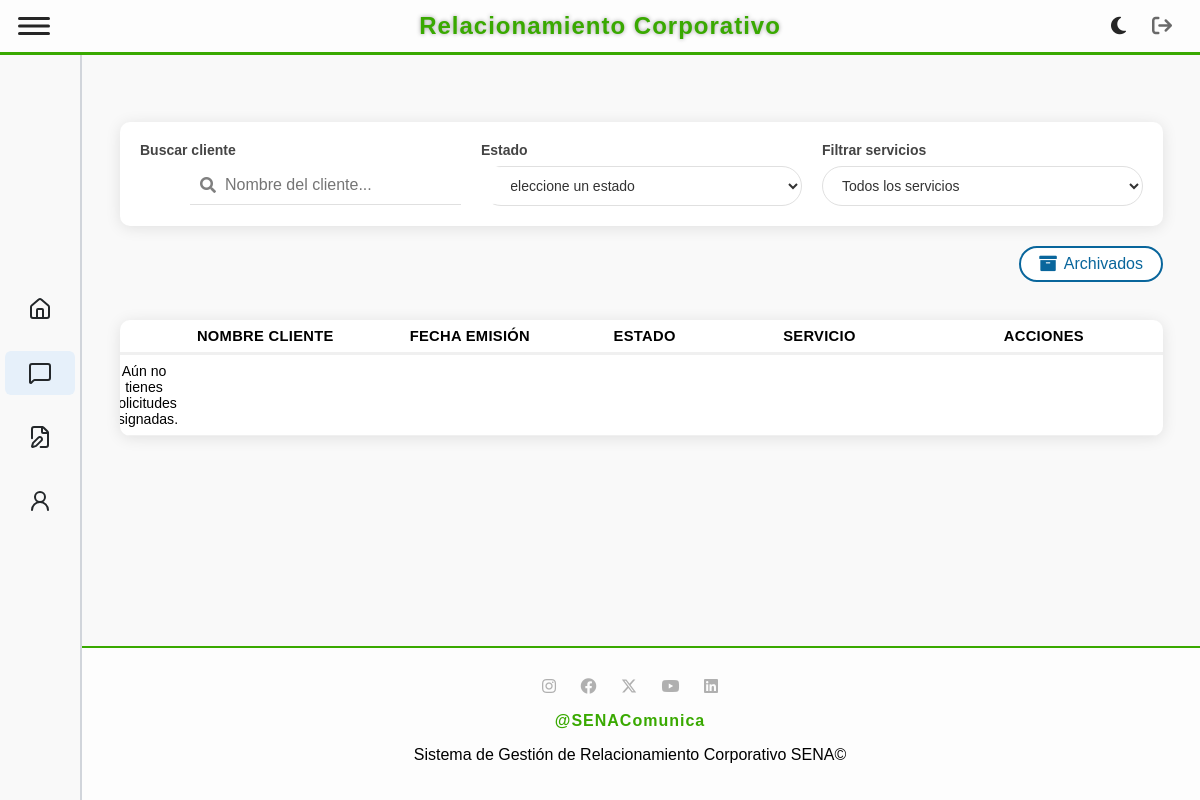
Before: /solicitud/view (signed in) with the older database file.
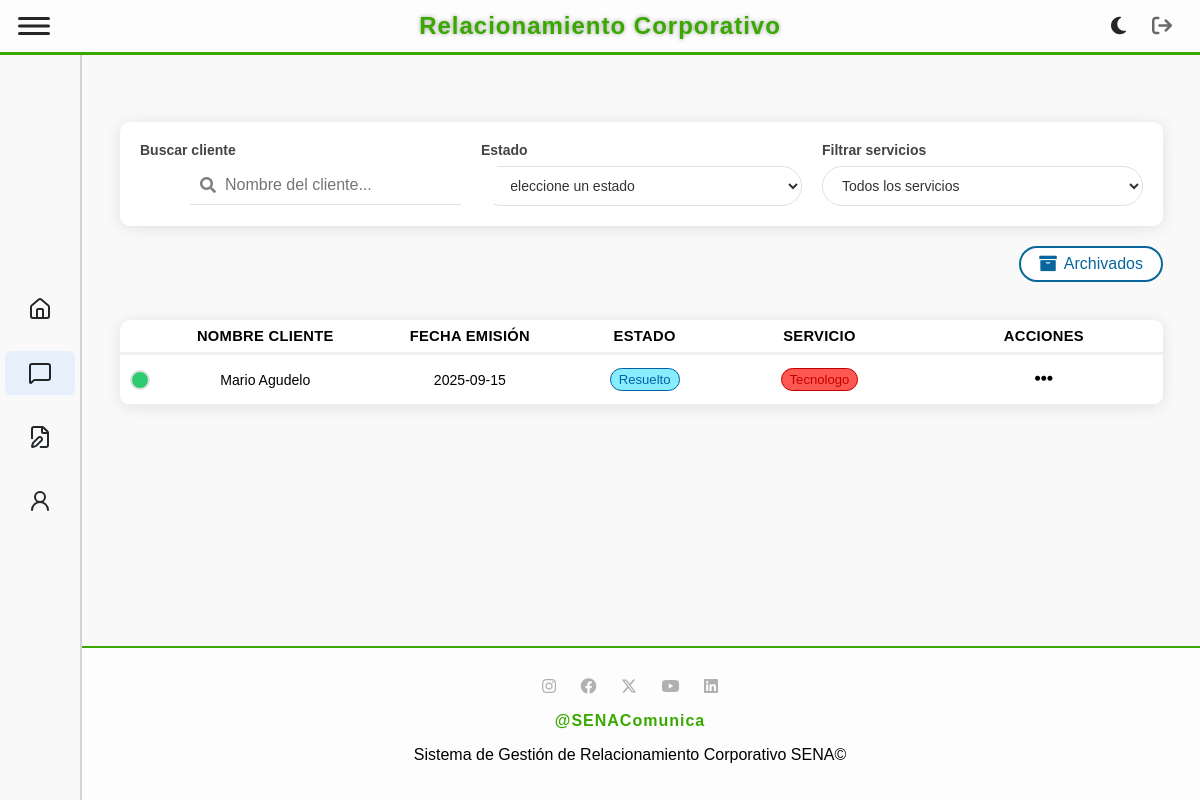
After: the same page with the newer database file.
### tables this page shows
CREATE TABLE `solicitud` (
  `idSolicitud` int(11) NOT NULL,
  `FechaEvento` date DEFAULT NULL,
  `FechaCreacion` date NOT NULL,
  `Lugar` varchar(80) DEFAULT NULL,
  `Municipio` varchar(50) NOT NULL,
  `Observaciones` text DEFAULT NULL,
  `Comentarios` text DEFAULT NULL,
  `MedioSolicitud` varchar(50) DEFAULT NULL,
  `DescripcionNecesidad` varchar(100) DEFAULT NULL,
  `FKusuario` int(11) NOT NULL,
  `FKtipoEvento` int(11) NOT NULL,
  `FKestado` int(11) NOT NULL,
  `FKcliente` int(11) NOT NULL,
  `FKtipoServicio` int(11) NOT NULL,
  `Asignacion` int(11) DEFAULT NULL
);

CREATE TABLE `cliente` (
  `idCliente` int(11) NOT NULL,
  `DocumentoCliente` varchar(20) NOT NULL,
  `NombreCliente` varchar(100) NOT NULL,
  `CorreoCliente` varchar(100) NOT NULL,
  `TelefonoCliente` varchar(10) NOT NULL
);

CREATE TABLE `estado` (
  `idEstado` int(11) NOT NULL,
  `Estado` varchar(45) NOT NULL,
  `Descripcion` varchar(100) NOT NULL,
  `Color` varchar(7) NOT NULL DEFAULT '#4361ee'
);

CREATE TABLE `servicio` (
  `idServicio` int(11) NOT NULL,
  `Servicio` varchar(100) NOT NULL,
  `Color` varchar(7) NOT NULL
);

### app/controllers/baseController.php (called while the page is built, shortened)
<?php
class BaseController
{
    public $layout = "default";
    public function render(string $view, array $arrayData = null)
    {
        $layout = MAIN_APP_ROUTE . "../views/layouts/{$this->layout}.php";
        include_once $layout;
    }
}

### app/controllers/solicitudController.php (called while the page is built, shortened)
<?php
require_once "baseController.php";
require_once MAIN_APP_ROUTE . "../models/SolicitudModel.php";
class SolicitudController extends BaseController
{
    public function view()
    {
        $rol = $_SESSION['rol'] ?? null;
        $idUsuario = $_SESSION['idUsuario'] ?? null;
        $solicitudObj = new SolicitudModel();
        if ($rol == 1) {
            $solicitudes = $solicitudObj->getAll();
        } elseif ($rol == 3 || $rol == 4) {
            $solicitudes = $solicitudObj->getByAsignacion($idUsuario);
        } else {
            $solicitudes = [];
        }
        $clienteObj = new ClienteModel();
        $clientes = $clienteObj->getAll();
        $servicioObj = new ServicioModel();
        $servicios = $servicioObj->getAll();
        $estadoObj = new EstadoModel();
        $estados = $estadoObj->getAll();
        $data = [
            "solicitudes" => $solicitudes,
            "clientes" => $clientes,
            "servicios" => $servicios,
            "estados" => $estados,
            "titulo" => "solicitudes"
        ];
        $this->render('solicitud/view.php', $data);
    }
}

### app/models/BaseModel.php (called while the page is built, shortened)
<?php
abstract class BaseModel {
    public function __construct() {
        try {
            $options = [
                PDO::ATTR_ERRMODE => PDO::ERRMODE_EXCEPTION,
                PDO::ATTR_DEFAULT_FETCH_MODE => PDO::FETCH_OBJ
            ];
            $dsn = DRIVER.':host='.HOST.';dbname='.DATABASE;
            $this->dbConnection = new PDO($dsn, USERNAME_DB, PASSWORD_DB, $options);
        } catch (PDOException $ex) {
            echo 'Error en la conexión: '.$ex->getMessage();
            exit;
        }
    }
}

### app/models/solicitudModel.php (called while the page is built, shortened)
<?php
require_once MAIN_APP_ROUTE . "../models/BaseModel.php";
class SolicitudModel extends BaseModel
{
    public function getByAsignacion($idUsuario)
    {
        $sql = "SELECT s.*, c.NombreCliente, sv.Servicio, sv.Color, e.Estado, e.Color AS ColorEstado
                FROM solicitud s
                JOIN cliente c ON s.FKcliente = c.idCliente
                JOIN tiposervicio ts ON s.FKtipoServicio = ts.idTipoServicio
                JOIN servicio sv ON ts.FKidServicio = sv.idServicio
                JOIN estado e ON s.FKestado = e.idEstado
                WHERE s.Asignacion = :idUsuario AND s.FKestado != 2";
        $stmt = $this->dbConnection->prepare($sql);
        $stmt->bindParam(':idUsuario', $idUsuario, \PDO::PARAM_INT);
        $stmt->execute();
        return $stmt->fetchAll(\PDO::FETCH_OBJ);
    }
}

### app/views/solicitud/view.php (the view, shortened to what the rows shown need)
<link href="https://cdnjs.cloudflare.com/ajax/libs/font-awesome/5.15.3/css/all.min.css" rel="stylesheet">
<?php
function adjustBrightness($hex, $steps)
{
    $hex = str_replace('#', '', $hex);
    $r = max(0, min(255, hexdec(substr($hex, 0, 2)) + $steps));
    $g = max(0, min(255, hexdec(substr($hex, 2, 2)) + $steps));
    $b = max(0, min(255, hexdec(substr($hex, 4, 2)) + $steps));
    return sprintf("#%02x%02x%02x", $r, $g, $b);
}
?>
<main>
    <div class="table">
        <?php if (empty($solicitudes)): ?>
            <?php if (in_array($_SESSION['rol'], [3, 4])): ?>
                <div class="solicitud-row">
                    <div colspan="6" style="text-align:center; width:100%;">Aún no tienes solicitudes asignadas.</div>
                </div>
            <?php else: ?>
                <div class="solicitud-row">
                    <div colspan="6" style="text-align:center; width:100%;">No se encuentran solicitudes en la base de datos</div>
                </div>
            <?php endif; ?>
        <?php else: ?>
            <?php foreach ($solicitudes as $solicitud): ?>
                <?php
                $dias = (new DateTime())->diff(new DateTime($solicitud->FechaCreacion))->days;
                if ($dias < 7) {
                    $statusClass = "status-recent";
                } elseif ($dias <= 15) {
                    $statusClass = "status-medium";
                } else {
                    $statusClass = "status-old";
                }
                $colorOriginalServicio = $solicitud->Color;
                $colorFondoServicio = adjustBrightness($colorOriginalServicio, 80);
                $colorBordeYTextoServicio = adjustBrightness($colorOriginalServicio, -60);
                $colorOriginalEstado = $solicitud->ColorEstado ?? '#cccccc';
                $colorFondoEstado = adjustBrightness($colorOriginalEstado, 80);
                $colorBordeYTextoEstado = adjustBrightness($colorOriginalEstado, -60);
                ?>
                <div class="solicitud-row">
                    <div>
                        <span class="status-indicator <?php echo $statusClass; ?>"></span>
                    </div>
                    <div><?php echo htmlspecialchars($solicitud->NombreCliente); ?></div>
                    <div><?php echo htmlspecialchars($solicitud->FechaCreacion); ?></div>
                    <div>
                        <span class="service-badge"
                            style="
                                background-color: <?php echo $colorFondoEstado; ?>;
                                color: <?php echo $colorBordeYTextoEstado; ?>;
                                border: 1.5px solid <?php echo $colorBordeYTextoEstado; ?>;
                            ">
                            <?php echo htmlspecialchars($solicitud->Estado); ?>
                        </span>
                    </div>
                    <div>
                        <span class="service-badge"
                            style="
                                background-color: <?php echo $colorFondoServicio; ?>;
                                color: <?php echo $colorBordeYTextoServicio; ?>;
                                border: 1.5px solid <?php echo $colorBordeYTextoServicio; ?>;
                            ">
                            <?php echo htmlspecialchars($solicitud->Servicio); ?>
                        </span>
                    </div>
                 <div class="action-dropdown">
    <button class="dropdown-toggle">
        <i class="fas fa-ellipsis-h"></i>
    </button>
</div>
                </div>
            <?php endforeach; ?>
        <?php endif; ?>
    </div>
</main>

Changed rows visible on the page:
added solicitud: FKcliente.NombreCliente "Mario Agudelo", FechaCreacion "2025-09-15", FKestado.Estado "Resuelto", servicio.Servicio "Tecnologo"
Other visible differences:
text no longer shown: "Aún no tienes…"
